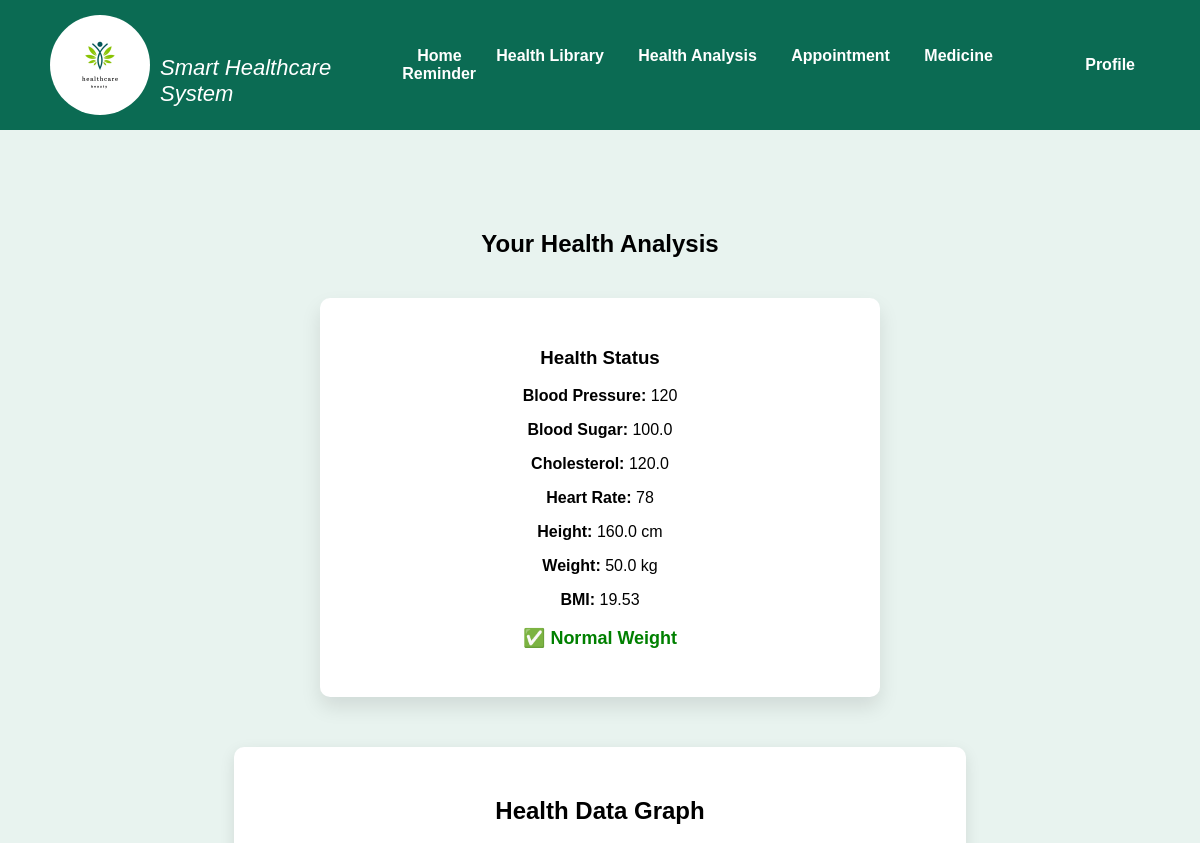
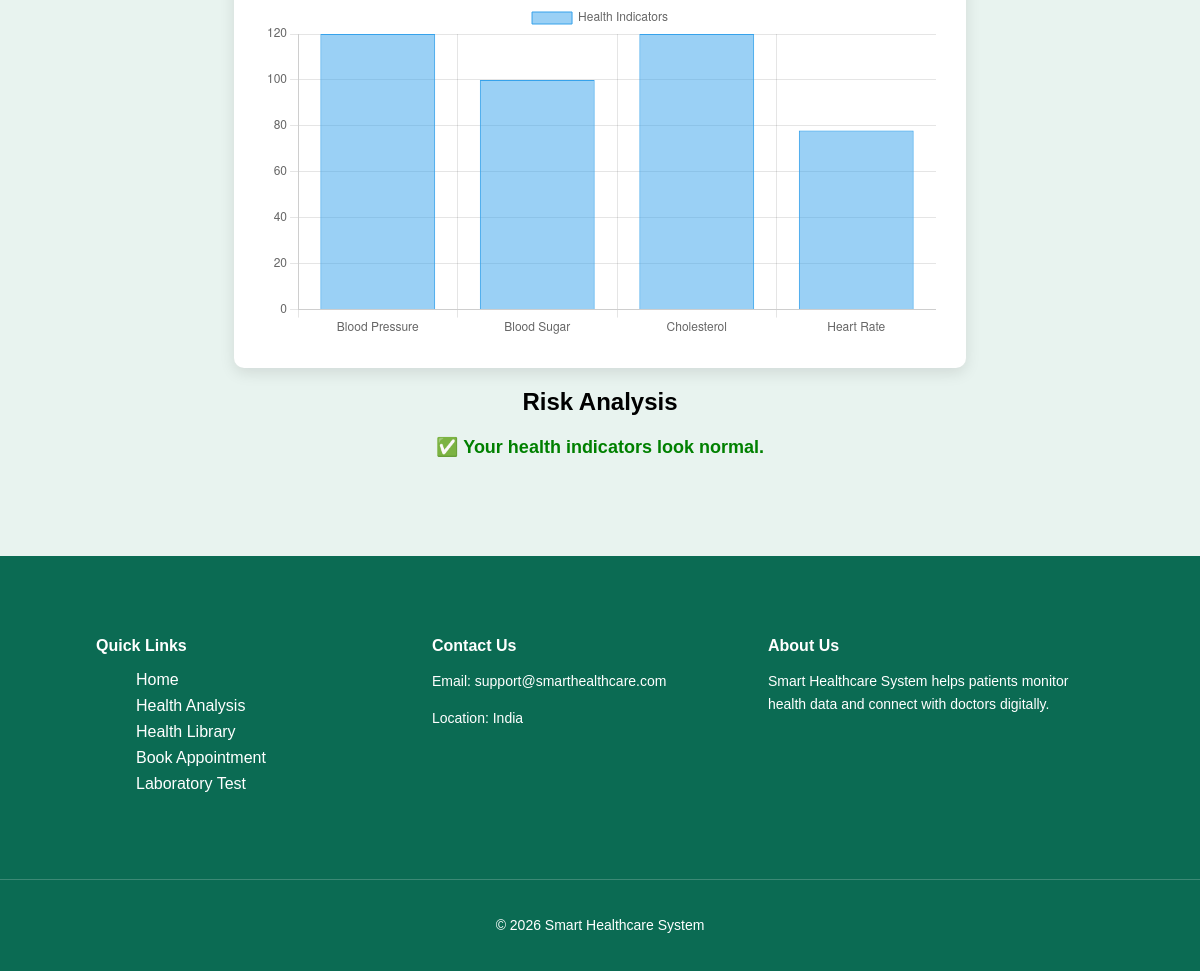
Screenshot of /health-analysis/ (signed in) with the database file from the repository (2 pictures, top to bottom).
### app/models.py (models this page shows, shortened)
class PatientHealthData(models.Model):
    patient = models.ForeignKey(Patient, on_delete=models.CASCADE)
    age = models.IntegerField()
    gender = models.CharField(max_length=10)
    weight = models.FloatField()
    height = models.FloatField()
    blood_pressure = models.IntegerField()
    heart_rate = models.IntegerField()
    temperature = models.FloatField()
    oxygen_level = models.IntegerField()
    blood_sugar = models.FloatField()
    cholesterol = models.FloatField()
    hemoglobin = models.FloatField()
    symptoms = models.TextField()
    disease_history = models.TextField()
    medications = models.TextField()
    allergies = models.TextField()
    smoking = models.CharField(max_length=10)
    alcohol = models.CharField(max_length=10)
    exercise = models.CharField(max_length=20)
    sleep_hours = models.IntegerField()
    family_diabetes = models.CharField(max_length=10)
    family_heart = models.CharField(max_length=10)
    created_at = models.DateTimeField(auto_now_add=True)

### app/views.py (the view)
# urls.py: path('health-analysis/', views.health_analysis, name='health_analysis'),
@login_required
def health_analysis(request):
    patient = get_object_or_404(Patient, user=request.user)
    health = PatientHealthData.objects.filter(patient=patient).last()
    bmi = None
    if health:
        height_m = float(health.height) / 100
        bmi = float(health.weight) / (height_m * height_m)
    context = {
        "health": health,
        "bmi": round(bmi, 2) if bmi else None,
        "bp_risk": int(health.blood_pressure) > 140 if health else False,
        "sugar_risk": float(health.blood_sugar) > 180 if health else False,
        "cholesterol_risk": float(health.cholesterol) > 200 if health else False,
    }
    return render(request, "patient/health_analysis.html", context)

### Smart_healthcare_system/app/templates/patient/health_analysis.html (shortened to what this page needs)
{% load static %}
<!DOCTYPE html>
<html>
<head>
    <link rel="stylesheet" href="{% static 'css/home.css' %}">
    <link rel="stylesheet" href="{% static 'css/library.css' %}">
</head>
<body>
<div class="navbar">
    <div class="logo">
        <img src="{% static 'images/healthcare_logo.webp' %}">
        <i>Smart Healthcare System</i>
    </div>
    <div>
        <a href="{% url 'patient_home' %}">Home</a>
        <a href="{% url 'health_library' %}">Health Library</a>
        <a href="{% url 'health_analysis' %}">Health Analysis</a>
        <a href="{% url 'book_appointment' %}">Appointment</a>
                    <a href="{% url 'medicine_reminder' %}">Medicine Reminder</a>
    </div>
    <div class="nav-right">
        <a href="{% url 'patient_dashboard' %}">Profile</a>
    </div>
</div>
<section class="analysis-section">
<h1>Your Health Analysis</h1>
{% if health %}
<div class="analysis-box">
<h3>Health Status</h3>
<p><b>Blood Pressure:</b> {{ health.blood_pressure }}</p>
<p><b>Blood Sugar:</b> {{ health.blood_sugar }}</p>
<p><b>Cholesterol:</b> {{ health.cholesterol }}</p>
<p><b>Heart Rate:</b> {{ health.heart_rate }}</p>
<p><b>Height:</b> {{ health.height }} cm</p>
<p><b>Weight:</b> {{ health.weight }} kg</p>
<p><b>BMI:</b> {{ bmi }}</p>
{% if bmi < 18.5 %}
<p class="risk">⚠ Underweight</p>
{% elif bmi >= 18.5 and bmi <= 24.9 %}
<p class="safe">✅ Normal Weight</p>
{% elif bmi >= 25 and bmi <= 29.9 %}
<p class="risk">⚠ Overweight</p>
{% else %}
<p class="risk">⚠ Obesity Risk</p>
{% endif %}
</div>
<div class="analysis-result">
<div class="health-graph">
<h2>Health Data Graph</h2>
<canvas id="healthChart"></canvas>
</div>
<h2>Risk Analysis</h2>
{% if not bp_risk and not sugar_risk and not cholesterol_risk %}
<p class="safe">✅ Your health indicators look normal.</p>
{% endif %}
</div>
{% else %}
<div style="text-align:center; margin-top:40px;">
<h3>No health data available.</h3>
<p>Please submit your health information from the Health Library page.</p>
</div>
{% endif %}
</section>
<footer class="footer">
<div class="footer-container">
<div class="footer-links">
<h4>Quick Links</h4>
<ul>
<li>Home</li>
<li>Health Analysis</li>
<li>Health Library</li>
<li>Book Appointment</li>
<li>Laboratory Test</li>
</ul>
</div>
<div class="footer-contact">
<h4>Contact Us</h4>
<p>Email: support@smarthealthcare.com</p>
<p>Location: India</p>
</div>
<div class="footer-about">
<h4>About Us</h4>
<p>
Smart Healthcare System helps patients monitor health
data and connect with doctors digitally.
</p>
</div>
</div>
<div class="footer-bottom">
<p>© 2026 Smart Healthcare System</p>
</div>
</footer>
<script>
const ctx = document.getElementById('healthChart');
new Chart(ctx, {
    type: 'bar',
    data: {
        labels: [
            'Blood Pressure',
            'Blood Sugar',
            'Cholesterol',
            'Heart Rate'
        ],
        datasets: [{
            label: 'Health Indicators',
            data: [
                {{ health.blood_pressure|default:0 }},
                {{ health.blood_sugar|default:0 }},
                {{ health.cholesterol|default:0 }},
                {{ health.heart_rate|default:0 }}
            ],
            borderWidth: 1
        }]
    },
    options: {
        responsive:true,
        scales: {
            y: {
                beginAtZero: true
            }
        }
    }
});
</script>
</body>
</html>

### app/static/css/home.css (style rules this page uses)
body { margin: 0; font-family: Arial, sans-serif; background-color:#e8f3ef; }
.logo { display: flex; }
.logo img { height: 100px; width: 100px; margin-right: 10px; border-radius: 50%; object-fit: contain; }
.logo i { color: white; font-size: 22px; padding-top: 40px; }
.navbar { background-color:#0b6b53; ; padding: 10px 20px; display: flex; align-items: center; justify-content: space-between; }
.navbar a { color: white; text-decoration: none; margin: 0 15px; font-weight: bold; }
.nav-right { display: flex; align-items: center; gap: 15px; }
body { margin: 0; font-family: Arial, sans-serif; }
.navbar { display: flex; justify-content: space-between; align-items: center; padding: 15px 50px; }
.footer { background:#0b6b53; color:white; padding-top:60px; }
.footer-container { display:flex; justify-content:space-between; flex-wrap:wrap; padding:0 8% 40px 8%; }
.footer-container div { flex:1; min-width:220px; margin-bottom:30px; }
.footer h4 { margin-bottom:15px; }
.footer p { font-size:14px; line-height:1.6; }
.footer ul { list-style:none; }
.footer ul li { margin-bottom:8px; }
.footer-bottom { text-align:center; padding:20px; border-top:1px solid rgba(255,255,255,0.2); font-size:14px; }

### app/static/css/library.css (style rules this page uses)
.analysis-section { padding:80px 10%; text-align:center; }
.analysis-box { background:white; padding:30px; margin:40px auto; max-width:500px; border-radius:10px; box-shadow:0 10px 20px rgba(0,0,0,0.1); }
.analysis-result { margin-top:40px; }
.safe { color:green; font-weight:bold; font-size:18px; }

### Smart_healthcare_system/app/templates/patient/health_analysis.html (style rules this page uses)
.health-graph { width:70%; margin:auto; margin-top:50px; background:white; padding:30px; border-radius:10px; box-shadow:0 5px 15px rgba(0,0,0,0.1); }

### rows the page displays
PatientHealthData: blood_pressure "120", blood_sugar "100.0", cholesterol "120.0", heart_rate "78", height "160.0", weight "50.0"

### other values shown
{{ bmi }} "19.53"
chart data {{ health.blood_pressure|default:0 }} 120
chart data {{ health.blood_sugar|default:0 }} 100.0
chart data {{ health.cholesterol|default:0 }} 120.0
chart data {{ health.heart_rate|default:0 }} 78
